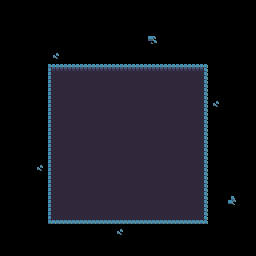

Rendered tile map (Tiled .tmx) drawn with the repository's tilesets; below, a short description and the full map source, tile grids included:
An orthogonal 16x16 tile map with 16x16 px tiles, 1 tile layer (Layout), 4 tilesets.

<map version="1.0" tiledversion="1.1.2" orientation="orthogonal" renderorder="right-down" width="16" height="16" tilewidth="16" tileheight="16" infinite="0" nextobjectid="1">
 <tileset firstgid="1" source="world1_tileset.tsx" />
 <tileset firstgid="241" source="world1_doors_front.tsx" />
 <tileset firstgid="385" source="world1_doors_side.tsx" />
 <tileset firstgid="475" source="object_rocks.tsx" />
 <layer name="Layout" width="16" height="16">
  <data encoding="csv">
0,0,0,0,0,0,0,0,0,0,0,0,0,0,0,0,
0,0,0,0,0,0,0,0,0,0,0,0,0,0,0,0,
0,0,0,0,0,0,0,0,0,184,0,0,0,0,0,0,
0,0,0,187,0,0,0,0,0,0,0,0,0,0,0,0,
0,0,0,1,2,2,2,2,2,2,2,2,3,0,0,0,
0,0,0,25,26,26,26,26,26,26,26,26,27,0,0,0,
0,0,0,25,26,26,26,26,26,26,26,26,27,187,0,0,
0,0,0,25,26,26,26,26,26,26,26,26,27,0,0,0,
0,0,0,25,26,26,26,26,26,26,26,26,27,0,0,0,
0,0,0,25,26,26,26,26,26,26,26,26,27,0,0,0,
0,0,187,25,26,26,26,26,26,26,26,26,27,0,0,0,
0,0,0,25,26,26,26,26,26,26,26,26,27,0,0,0,
0,0,0,25,26,26,26,26,26,26,26,26,27,0,186,0,
0,0,0,49,50,50,50,50,50,50,50,50,51,0,0,0,
0,0,0,0,0,0,0,187,0,0,0,0,0,0,0,0,
0,0,0,0,0,0,0,0,0,0,0,0,0,0,0,0
</data>
 </layer>
</map>
